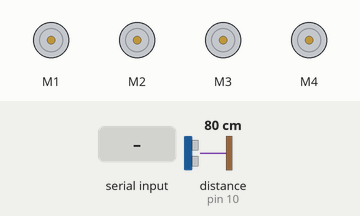
Recording of a sketch running on a simulated Arduino Uno, built with avr-gcc and run on an emulated ATmega328P. On the bench: 4 × DC motor (green arrow = forward, orange = backward, longer = faster). The inputs (shaded band) are chosen by the test bench; at power-on: distance to the obstacle (sensor on pin 10) 80 cm. The echo pulse lasts 58.3 µs per cm.

Above: at 1.2 s.
1.3 s: "1" received over the second serial link
At 1.8 s:
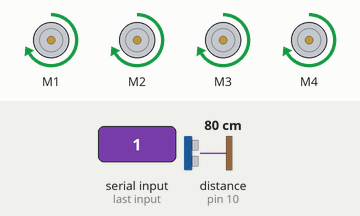
2.9 s: "2" received over the second serial link
At 4.2 s:
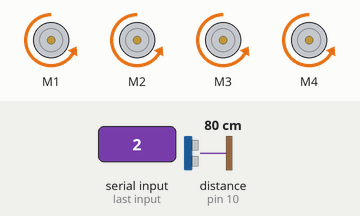
4.5 s: "3" received over the second serial link
At 5.4 s:
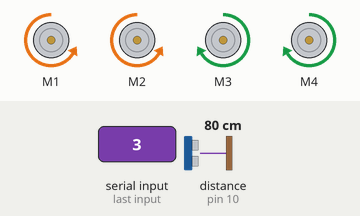
6.1 s: "4" received over the second serial link
At 6.6 s:
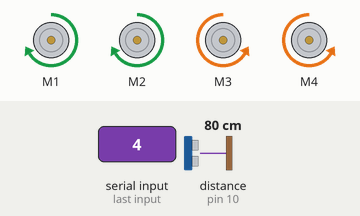
7.7 s: "6" received over the second serial link
At 8.1 s:
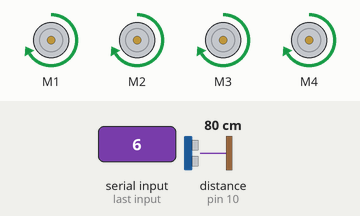
9.3 s: "9" received over the second serial link
At 10.8 s:
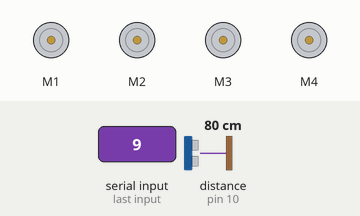
Timing chart, 0 to 11.9 s (numbered marks = the images above; inputs shaded):
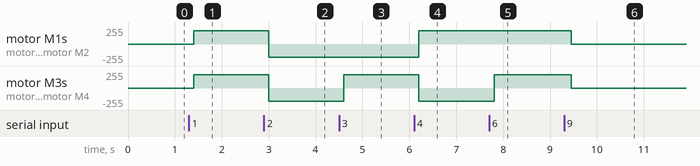

The sketch:

car.ino
```cpp
#include <AFMotor.h>

#include <AFMotor.h>
#include <SoftwareSerial.h>

SoftwareSerial Genotronex(A5, A4);
char BluetoothData;
char content[10] = "";
char character;


AF_DCMotor motor1(1, MOTOR12_64KHZ);
AF_DCMotor motor2(2, MOTOR12_64KHZ);
AF_DCMotor motor3(3, MOTOR12_64KHZ);
AF_DCMotor motor4(4, MOTOR12_64KHZ);

#define trigPin1 9
#define echoPin1 10

bool d = false;  // debug flag
bool autoMode = false;

void setup() {
    Genotronex.begin(9600);
    if(d) Serial.begin(9600);

  // put your setup code here, to run once:
    motor1.setSpeed(200);
    motor2.setSpeed(200);
    motor3.setSpeed(200);
    motor4.setSpeed(200);


    pinMode(trigPin1, OUTPUT);
    pinMode(echoPin1, INPUT);

    autoMode = false;
}

void testOneByOne() {
  // put your main code here, to run repeatedly:

      motor1.run(FORWARD);
      delay(2000);
      motor1.run(RELEASE);

      motor2.run(FORWARD);
      delay(2000);
      motor2.run(RELEASE);

      motor3.run(FORWARD);
      delay(2000);
      motor3.run(RELEASE);

      motor4.run(FORWARD);
      delay(2000);
      motor4.run(RELEASE);
}

void loopBlue2() {
  int i = 0;
  char content[10] = "";
  if (Genotronex.available() > 0)
  {
    while(Genotronex.available() > 0 && i<10) {
      character = Genotronex.read();
      content[i] = character;
      i++;
    }
    content[i]='\0';
    if(d) Serial.println( content );
  }

  delay(100);
}

void loopBlue() {
  // put your main code here, to run repeatedly:
   if (Genotronex.available()) {
      BluetoothData=Genotronex.read();

      if(d) Serial.println( BluetoothData);

      if(BluetoothData=='1'){   // if number 1 pressed ....
        motor1.run(FORWARD);
      }

      if (BluetoothData=='0'){// if number 0 pressed ....
        motor1.run(RELEASE);
      }
   }
   delay(100);
}

void loopTest(){
    // testOneByOne();
    // testrun();
    if(UltrasonicDistance(trigPin1, echoPin1)<35){
      turnleft();
    }
    else{
      testrun();
    }

}

void loop(){
    // first detect any bluetooth input
    if(Genotronex.available() > 0) {
        BluetoothData = Genotronex.read();
        if(d) Serial.print( "bluetooth reading: " );
        if(d) Serial.println(BluetoothData);

        // clear the pipe
        while(Genotronex.available() > 0) {
          Genotronex.read();
        }
    }
    else {
      BluetoothData = ' ';
    }


    // switch to manual mode, click SELECT
    if( BluetoothData == '5' ) {
      autoMode = false;
      if(d) Serial.println("switched to manual");
    }

    // switch to the auto mode, click START
    if( BluetoothData == '6' ) {
      autoMode = true;
      if(d) Serial.println("switched to auto");
    }

    // click X to stop, and switch to manual mode
    if(BluetoothData == '9'){
        autoMode = false;
        testrelease();
        if(d) Serial.println("Stop it");
    }


    // auto drive mode
    if(autoMode == true) {
        // detect obstacle
        if(UltrasonicDistance(trigPin1, echoPin1) < 35){
            if(d) Serial.println("obstacle is true");
            turnleft();
            if(d) Serial.println("turning to LEFT");
        }
        else {
            if(d) Serial.println("obstacle is false");
            testrun();
            if(d) Serial.println("straight run");
        }
    }
    // manual control mode
    else {

      if(BluetoothData == '1'){
          if(d) Serial.println("go forward");
          testrun();
      }
      if(BluetoothData == '2'){
          if(d) Serial.println("go backward");
          testbackward();
      }
      if(BluetoothData == '3'){
          if(d) Serial.println("go left");
          turnleft();
      }
      if(BluetoothData == '4'){
          if(d) Serial.println("go right");
          turnright();
      }
      /*
      if(BluetoothData == ' '){
          if(d) Serial.println("go nowhere");
          testrelease();
      }
      */
    }

    delay(200);
}


void testrun(){
  Serial.println("Motors are Moving");
  motor1.run(FORWARD);
  motor2.run(FORWARD);
  motor3.run(FORWARD);
  motor4.run(FORWARD);
}

void testrelease(){
  Serial.println("Motors have Stopped");
  motor1.run(RELEASE);
  motor2.run(RELEASE);
  motor3.run(RELEASE);
  motor4.run(RELEASE);
}

void turnleft(){
  Serial.println("Motors are turning left");
  motor1.run(BACKWARD);
  motor2.run(BACKWARD);
  motor3.run(FORWARD);
  motor4.run(FORWARD);
}

void turnright(){
  motor1.run(FORWARD);
  motor2.run(FORWARD);
  motor3.run(BACKWARD);
  motor4.run(BACKWARD);
}

void testbackward(){
  motor1.run(BACKWARD);
  motor2.run(BACKWARD);
  motor3.run(BACKWARD);
  motor4.run(BACKWARD);
}

long UltrasonicDistance(const int p1, const int p2)
{
  long duration, distance;
  digitalWrite(p1, LOW);  // Added this line, p1 is the TrigPin
  delayMicroseconds(2); // Added this line
  digitalWrite(p1, HIGH);
  delayMicroseconds(10); // Added this line
  digitalWrite(p1, LOW);
  duration = pulseIn(p2, HIGH); //p2 is the echoPin
  distance = (duration / 2) * 0.034; // speed of sound is 0.034 cm/us

  Serial.print("distance: ");
  Serial.println( distance );
  return distance;
}
```

Measured:
- after the input at 1.3 s, motor M1–4: stopped → forward 200/255 after 0.10 s
- after the input at 2.9 s, motor M1–4: forward 200/255 → backward 200/255 after 0.10 s
- after the input at 4.5 s, motor M3, motor M4: backward 200/255 → forward 200/255 after 0.10 s
- after the input at 6.1 s, motor M1, motor M2: backward 200/255 → forward 200/255 after 0.10 s; motor M3, motor M4: forward 200/255 → backward 200/255 after 0.10 s
- after the input at 7.7 s, motor M3, motor M4: backward 200/255 → forward 200/255 after 0.11 s
- after the input at 9.3 s, motor M1–4: forward 200/255 → stopped after 0.15 s
